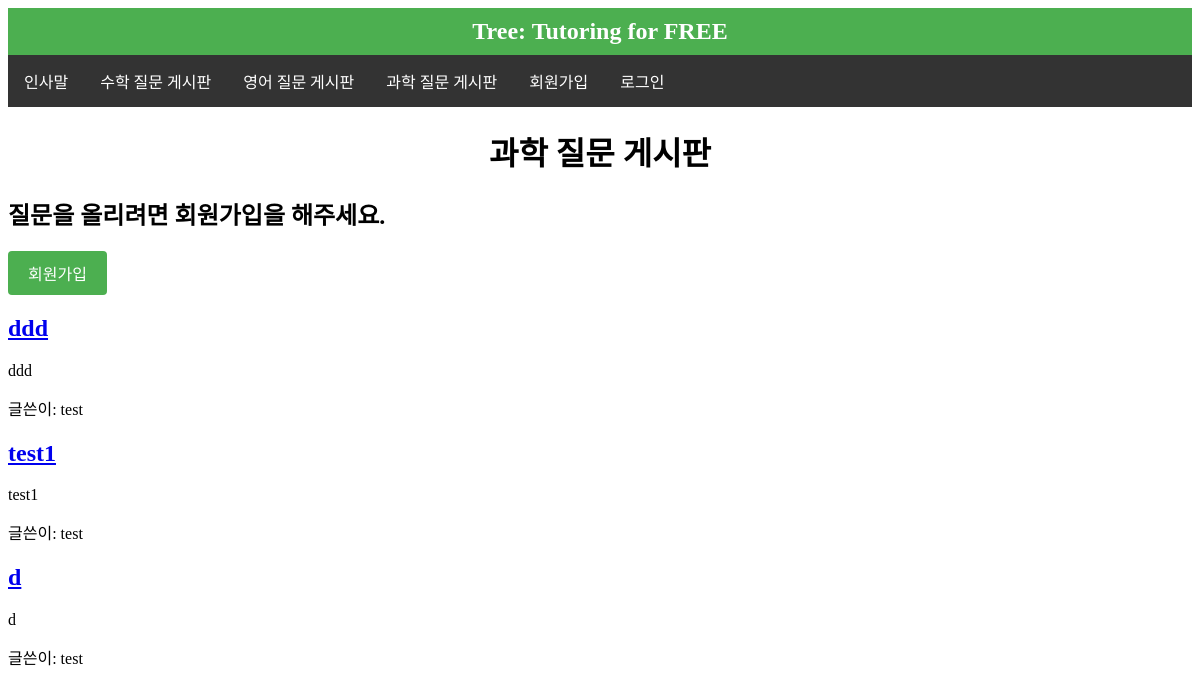
The app's page /science/, older data.
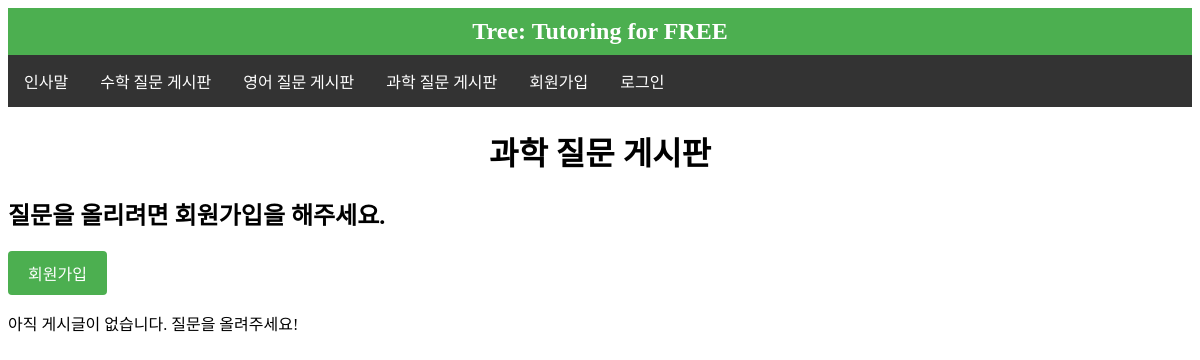
The same page, newer data.
### web/models.py (models this page shows, shortened)
class Post(models.Model):
    title = models.CharField(max_length=200)
    board = models.CharField(max_length=100)  # Field representing the board category
    content = models.TextField()
    author = models.ForeignKey(User, on_delete=models.CASCADE)
    created_at = models.DateTimeField(auto_now_add=True)

### web/views.py (the view)
# urls.py: path('science/', views.science, {'board': 'science'}, name='science'),
def science(request, board):
    posts = Post.objects.filter(board='science')
    return render(request, 'science.html', {'posts': posts, 'contents':board})

### templates/science.html (shortened to what this page needs)
{% extends 'index.html' %}
{% block content %}
    <h1>과학 질문 게시판</h1>
    {% if user.is_authenticated %}
        <a href="{% url 'add_science_post' %}">
            <button class="cool-button">질문글 올리기</button>
          </a>
    {% else %}
        <h2>질문을 올리려면 회원가입을 해주세요.</h2>
        <a href="{% url 'signup' %}">
            <button class="cool-button">회원가입</button>
          </a>
    {% endif %}
    {% if posts %}
        {% for post in posts %}
            <div class="post">
                <h2><a href="{% url 'post_detail' post_id=post.id %}">{{ post.title }}</a></h2>
                <p>{{ post.content }}</p>
                <p>글쓴이: {{ post.author }}</p>
            </div>
        {% endfor %}
    {% else %}
        <p>아직 게시글이 없습니다. 질문을 올려주세요!</p>
    {% endif %}
    <head>
      </head>
{% endblock %}

### templates/index.html (shortened to what this page needs)
<!DOCTYPE html>
<html>
<body>
	<div class="upper-bar">
		<a href="{% url 'introduction' %}" class="logo-link">
		  <h1>Tree: Tutoring for FREE</h1>
		</a>
	</div>
    <nav class="navbar">
			<a href="{% url 'introduction' %}">인사말</a>
            <a href="{% url 'math' %}">수학 질문 게시판</a>
            <a href="{% url 'english' %}">영어 질문 게시판</a>
            <a href="{% url 'science' %}">과학 질문 게시판</a>
			{% if user.is_authenticated %}
            	<a href="{% url 'logout' %}">로그아웃</a>
			{% else %}
				<a href="{% url 'signup' %}">회원가입</a>
				<a href="{% url 'signin' %}">로그인</a>
			{% endif %}
    </nav>
    {% block content %}{% endblock %}
</body>
<head>
</head>
</html>

### templates/science.html (style rules this page uses)
.cool-button { background-color: #4CAF50; border: none; color: white; padding: 10px 20px; text-align: center; text-decoration: none; display: inline-block; font-size: 16px; cursor: pointer; border-radius: 4px; }
h1 { text-align: center; }

### templates/index.html (style rules this page uses)
.navbar { background-color: #333; overflow: hidden; }
.navbar a { float: left; display: block; color: white; text-align: center; padding: 14px 16px; text-decoration: none; }
.upper-bar { background-color: #4CAF50; padding: 10px; text-align: center; }
.upper-bar a { color: white; text-decoration: none; }
.upper-bar h1 { font-size: 24px; margin: 0; }

Row changes from the older to the newer data that the page shows:
removed Post: title "ddd", content "ddd", author "test"
removed Post: title "test1", content "test1", author "test"
removed Post: title "d", content "d", author "test"
Text that changed along with them:
text now shown: "아직 게시글이 없습니다. 질문을 올려주세요!"
